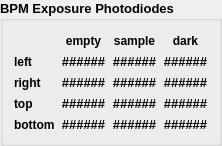
            <widget class="QGroupBox" name="groupBox_12">
             <property name="font">
              <font>
               <pointsize>10</pointsize>
               <weight>75</weight>
               <bold>true</bold>
              </font>
             </property>
             <property name="title">
              <string>BPM Exposure Photodiodes</string>
             </property>
             <layout class="QGridLayout" name="gridLayout_3">
              <item row="7" column="2">
               <widget class="caLabel" name="calabel_43">
                <property name="text">
                 <string>######</string>
                </property>
                <property name="alignment">
                 <set>Qt::AlignCenter</set>
                </property>
                <property name="channel" stdset="0">
                 <string notr="true">12idcSAXS:BPM_B_Sample.VAL</string>
                </property>
               </widget>
              </item>
              <item row="1" column="1">
               <widget class="QLabel" name="label_107">
                <property name="font">
                 <font>
                  <pointsize>9</pointsize>
                  <weight>75</weight>
                  <bold>true</bold>
                 </font>
                </property>
                <property name="text">
                 <string>empty</string>
                </property>
                <property name="alignment">
                 <set>Qt::AlignCenter</set>
                </property>
               </widget>
              </item>
              <item row="5" column="2">
               <widget class="caLabel" name="calabel_39">
                <property name="text">
                 <string>######</string>
                </property>
                <property name="alignment">
                 <set>Qt::AlignCenter</set>
                </property>
                <property name="channel" stdset="0">
                 <string notr="true">12idcSAXS:BPM_R_Sample.VAL</string>
                </property>
               </widget>
              </item>
              <item row="6" column="2">
               <widget class="caLabel" name="calabel_40">
                <property name="text">
                 <string>######</string>
                </property>
                <property name="alignment">
                 <set>Qt::AlignCenter</set>
                </property>
                <property name="channel" stdset="0">
                 <string notr="true">12idcSAXS:BPM_T_Sample.VAL</string>
                </property>
               </widget>
              </item>
              <item row="1" column="2">
               <widget class="QLabel" name="label_116">
                <property name="font">
                 <font>
                  <pointsize>9</pointsize>
                  <weight>75</weight>
                  <bold>true</bold>
                 </font>
                </property>
                <property name="text">
                 <string>sample</string>
                </property>
                <property name="alignment">
                 <set>Qt::AlignCenter</set>
                </property>
               </widget>
              </item>
              <item row="5" column="0">
               <widget class="QLabel" name="label_96">
                <property name="font">
                 <font>
                  <pointsize>9</pointsize>
                 </font>
                </property>
                <property name="text">
                 <string>right</string>
                </property>
               </widget>
              </item>
              <item row="2" column="2">
               <widget class="caLabel" name="calabel_38">
                <property name="text">
                 <string>######</string>
                </property>
                <property name="alignment">
                 <set>Qt::AlignCenter</set>
                </property>
                <property name="channel" stdset="0">
                 <string notr="true">12idcSAXS:BPM_L_Sample.VAL</string>
                </property>
               </widget>
              </item>
              <item row="0" column="2">
               <spacer name="verticalSpacer_7">
                <property name="orientation">
                 <enum>Qt::Vertical</enum>
                </property>
                <property name="sizeHint" stdset="0">
                 <size>
                  <width>20</width>
                  <height>2</height>
                 </size>
                </property>
               </spacer>
              </item>
              <item row="7" column="1">
               <widget class="caLabel" name="calabel_37">
                <property name="text">
                 <string>######</string>
                </property>
                <property name="alignment">
                 <set>Qt::AlignCenter</set>
                </property>
                <property name="channel" stdset="0">
                 <string notr="true">12idcSAXS:BPM_B_Empty.VAL</string>
                </property>
               </widget>
              </item>
              <item row="5" column="1">
               <widget class="caLabel" name="calabel_35">
                <property name="text">
                 <string>######</string>
                </property>
                <property name="alignment">
                 <set>Qt::AlignCenter</set>
                </property>
                <property name="channel" stdset="0">
                 <string notr="true">12idcSAXS:BPM_R_Empty.VAL</string>
                </property>
               </widget>
              </item>
              <item row="2" column="1">
               <widget class="caLabel" name="calabel_32">
                <property name="text">
                 <string>######</string>
                </property>
                <property name="alignment">
                 <set>Qt::AlignCenter</set>
                </property>
                <property name="channel" stdset="0">
                 <string notr="true">12idcSAXS:BPM_L_Empty.VAL</string>
                </property>
               </widget>
              </item>
              <item row="2" column="0">
               <widget class="QLabel" name="label_95">
                <property name="font">
                 <font>
                  <pointsize>9</pointsize>
                 </font>
                </property>
                <property name="text">
                 <string>left</string>
                </property>
               </widget>
              </item>
              <item row="6" column="0">
               <widget class="QLabel" name="label_97">
                <property name="font">
                 <font>
                  <pointsize>9</pointsize>
                 </font>
                </property>
                <property name="text">
                 <string>top</string>
                </property>
               </widget>
              </item>
              <item row="7" column="0">
               <widget class="QLabel" name="label_98">
                <property name="font">
                 <font>
                  <pointsize>9</pointsize>
                 </font>
                </property>
                <property name="text">
                 <string>bottom</string>
                </property>
               </widget>
              </item>
              <item row="6" column="1">
               <widget class="caLabel" name="calabel_33">
                <property name="text">
                 <string>######</string>
                </property>
                <property name="alignment">
                 <set>Qt::AlignCenter</set>
                </property>
                <property name="channel" stdset="0">
                 <string notr="true">12idcSAXS:BPM_T_Empty.VAL</string>
                </property>
               </widget>
              </item>
              <item row="1" column="3">
               <widget class="QLabel" name="label_118">
                <property name="font">
                 <font>
                  <pointsize>9</pointsize>
                  <weight>75</weight>
                  <bold>true</bold>
                 </font>
                </property>
                <property name="text">
                 <string>dark</string>
                </property>
                <property name="alignment">
                 <set>Qt::AlignCenter</set>
                </property>
               </widget>
              </item>
              <item row="2" column="3">
               <widget class="caLabel" name="calabel_42">
                <property name="text">
                 <string>######</string>
                </property>
                <property name="alignment">
                 <set>Qt::AlignCenter</set>
                </property>
                <property name="channel" stdset="0">
                 <string notr="true">12idcSAXS:BPM_L_Dark.VAL</string>
                </property>
               </widget>
              </item>
              <item row="7" column="3">
               <widget class="caLabel" name="calabel_41">
                <property name="text">
                 <string>######</string>
                </property>
                <property name="alignment">
                 <set>Qt::AlignCenter</set>
                </property>
                <property name="channel" stdset="0">
                 <string notr="true">12idcSAXS:BPM_B_Dark.VAL</string>
                </property>
               </widget>
              </item>
              <item row="5" column="3">
               <widget class="caLabel" name="calabel_36">
                <property name="text">
                 <string>######</string>
                </property>
                <property name="alignment">
                 <set>Qt::AlignCenter</set>
                </property>
                <property name="channel" stdset="0">
                 <string notr="true">12idcSAXS:BPM_R_Dark.VAL</string>
                </property>
               </widget>
              </item>
              <item row="6" column="3">
               <widget class="caLabel" name="calabel_34">
                <property name="text">
                 <string>######</string>
                </property>
                <property name="alignment">
                 <set>Qt::AlignCenter</set>
                </property>
                <property name="channel" stdset="0">
                 <string notr="true">12idcSAXS:BPM_T_Dark.VAL</string>
                </property>
               </widget>
              </item>
             </layout>
            </widget>
